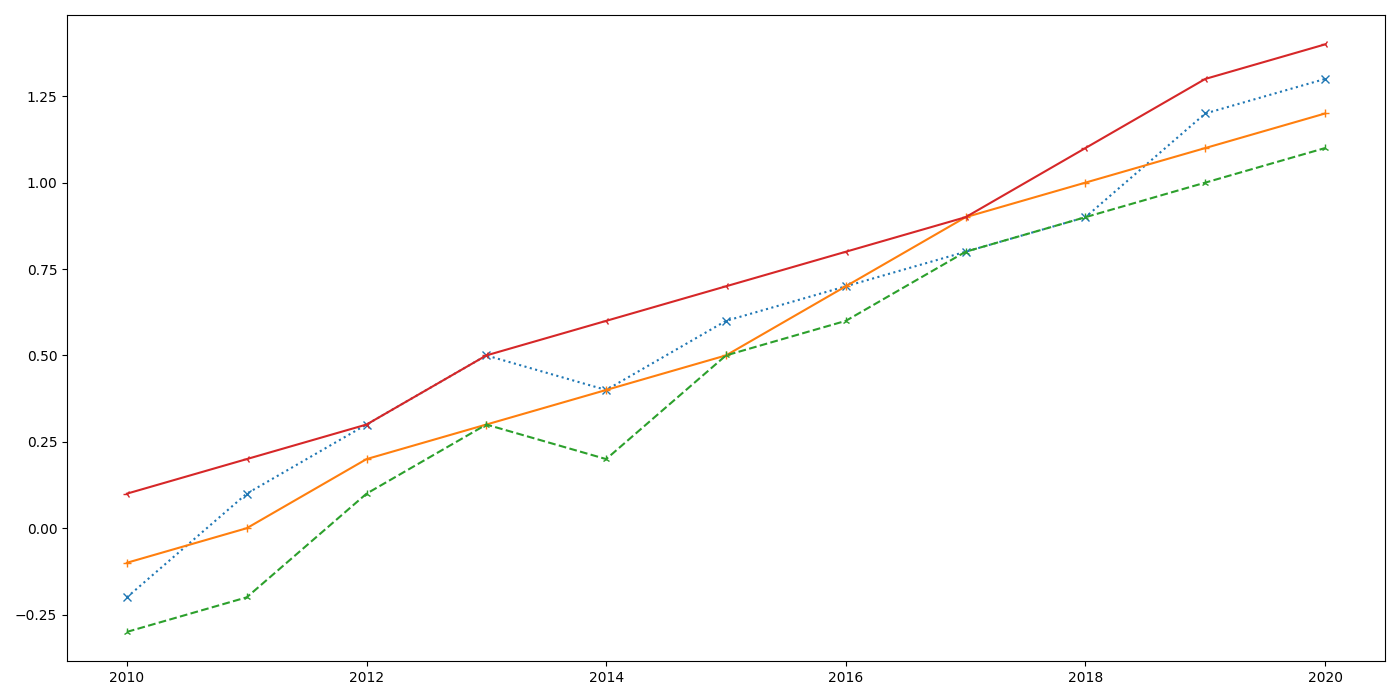

Reproduce this figure in Python.
import matplotlib.pyplot as plt
import numpy as np

years = np.arange(2010, 2021)
asia_temp = [-0.2, 0.1, 0.3, 0.5, 0.4, 0.6, 0.7, 0.8, 0.9, 1.2, 1.3]
europe_temp = [-0.1, 0.0, 0.2, 0.3, 0.4, 0.5, 0.7, 0.9, 1.0, 1.1, 1.2]
north_america_temp = [-0.3, -0.2, 0.1, 0.3, 0.2, 0.5, 0.6, 0.8, 0.9, 1.0, 1.1]
south_america_temp = [0.1, 0.2, 0.3, 0.5, 0.6, 0.7, 0.8, 0.9, 1.1, 1.3, 1.4]

fig, ax = plt.subplots(figsize=(14, 7))

ax.plot(years, asia_temp, marker='x', linestyle=':', linewidth=1.5)
ax.plot(years, europe_temp, marker='+', linestyle='-', linewidth=1.5)
ax.plot(years, north_america_temp, marker='2', linestyle='--', linewidth=1.5)
ax.plot(years, south_america_temp, marker='3', linestyle='-', linewidth=1.5)

ax.grid(visible=False, which='both')

plt.tight_layout()
plt.show()
